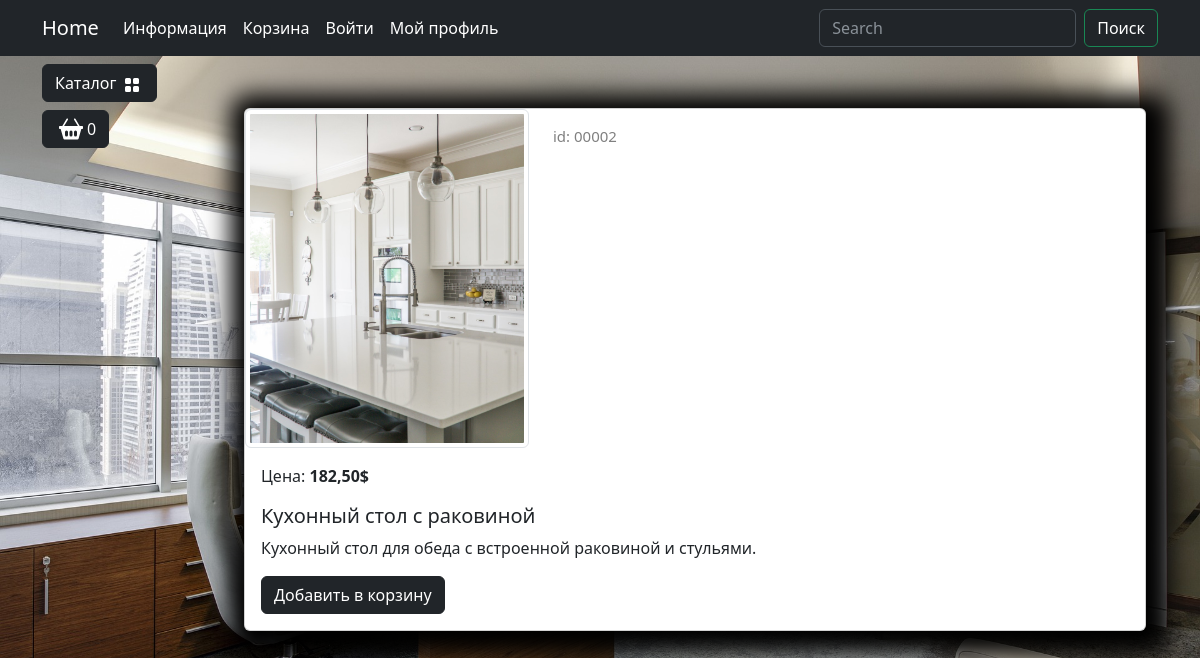
The app's page /catalog/product/kuhonnyj-stol-s-rakovinoj/ with its own data.
### goods/models.py (models this page shows, shortened)
class Products(models.Model):
    name = models.CharField(unique=True, max_length=255, verbose_name='Название')
    slug = models.SlugField(unique=True, max_length=255, null=True, blank=True, verbose_name='URL')
    descr = models.TextField(unique=True, blank=True, null=True, verbose_name='Описание')
    image = models.ImageField(upload_to='goods_images', blank=True, null=True, verbose_name='Изображение')
    price = models.DecimalField(blank=True, null=True, default=0.00, max_digits=4, decimal_places=1, verbose_name='Цена')
    discount = models.DecimalField(blank=True, null=True, default=0.00, max_digits=4, decimal_places=1, verbose_name='Скидка в %')
    quantity = models.PositiveIntegerField(default=0, verbose_name='Количество')
    category = models.ForeignKey(to=Categories, on_delete=models.CASCADE, verbose_name='Категория')
    class Meta:
        db_table = "product"
        verbose_name = 'Продукт'
        verbose_name_plural = 'Продукты'
    def display__id(self):
        return f"{self.id:05}"
    def sell_price(self):
        if self.discount:
            return self.price - self.price*self.discount/100
        return self.price

### goods/views.py (the view)
# urls.py: path('product/<slug:product_slug>/', views.product, name='product'),
def product(request, product_slug):
    product = Products.objects.get(slug=product_slug)
    context ={
        'product': product,
    }
    return render(request, 'goods/product.html', context=context)

### goods/templatetags/goods_tags.py (called while the page is built)
@register.simple_tag()
def categories__tag():
    return Categories.objects.all()

### goods/templates/goods/product.html (shortened to what this page needs)
{% extends "main/base.html" %}
{% load static %}
{% block content %}
        <div class="container mt-5">
                        <div class="card mb-4 custom-shadow">
                            <div class="row">
                                <div class="col-md-4">
                                    <img src="{{ product.image.url }}"
                                        class="img-thumbnail" data-bs-toggle="modal" data-bs-target="#imageModal1">
                                </div>
                                <div class="col-md-4 ">
                                    <p class="product_id mt-3">id: {{ product.display__id }}</p>
                                </div>
                            </div>
                            <div class="card-body">
                                <p class="card-text">Цена: <strong>{{ product.sell_price }}$</strong></p>
                                <h5 class="card-title">{{ product.name }}</h5>
                                <p class="card-text">{{ product.descr }}</p>
                                <a href="#" class="btn btn-dark add-to-cart">Добавить в корзину</a>
                            </div>
                        </div>
                    </div>
{% endblock %}

### main/static/deps/css/my_css.css (style rules this page uses)
body { background-image: url("../images/bg-image.jpg"); background-repeat: no-repeat; background-attachment: fixed; background-position: center center; background-size: cover; height: 100%; }
.custom-shadow { box-shadow: 5px 5px 25px 19px #000000; }
.product_id { color: gray; font-size: 15px; }

### records on screen
Products: image (picture), display__id "00002", sell_price "182,50", name "Кухонный стол с раковиной", descr "Кухонный стол для обеда с встроенной раковиной и стульями."
